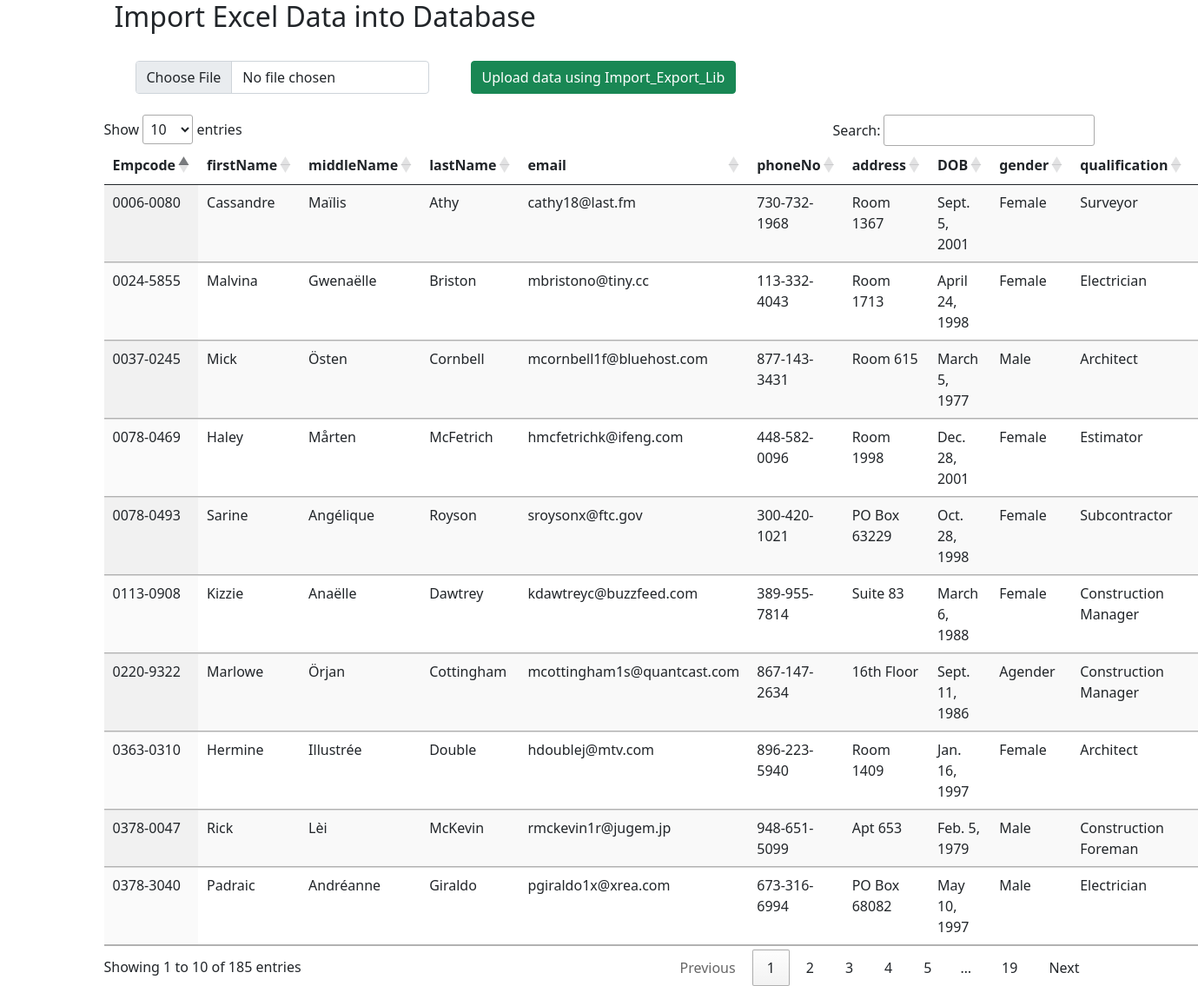
The page / on the database its author committed.
### base/models.py (models this page shows, shortened)
class Employee(models.Model):
    Empcode = models.CharField(max_length=10, unique=True)
    firstName = models.CharField(max_length=150, null=True)
    middleName = models.CharField(max_length=100, null=True)
    lastName = models.CharField(max_length=100, null=True)
    email = models.CharField(max_length=30, null=True, unique=True)
    phoneNo = models.CharField(max_length=12, null=True, unique=True)
    address = models.CharField(max_length=500, default='record not available', null=True)
    DOB = models.DateField(null=True, blank=True)
    gender = models.CharField(max_length=5, null=True)
    qualification = models.CharField(max_length=50, null=True)
    salary = models.FloatField(max_length=50, null=True)
    objects = models.Manager()

### base/views.py (the view, shortened to what this page needs)
# urls.py: path('', views.home, name='home'),
def home(request):
    employees = Employee.objects.all()
    context = {'employees': employees}
    return render(request, 'home.html', context)

### templates/home.html (shortened to what this page needs)
<!DOCTYPE html>
<html lang="en">
<head>
    <link href="https://cdn.jsdelivr.net/npm/bootstrap@5.0.2/dist/css/bootstrap.min.css" rel="stylesheet"
>
    <link rel="stylesheet" type="text/css" href="https://cdn.datatables.net/v/bs4/dt-1.10.25/datatables.min.css" />
    <link rel="stylesheet" type="text/css" href="https://cdn.datatables.net/1.13.2/css/jquery.dataTables.min.css" />
</head>
<body>
    <div class="container">
        {% block content %}
        <form method="POST" enctype="multipart/form-data">
            <div class="row">
                <div class="col-sm-12">
                    <div class="x_panel">
                        <div class="x_title">
                            <h2>Import Excel Data into Database</h2>
                        </div>
                        <div class="d-flex">
                            <div class="form-group p-4">
                                <input type="file" name="file" class="form-control">
                            </div>
                            <div class="form-group p-4">
                                <button type="submit" class="btn btn-success">Upload data using
                                    Import_Export_Lib</button>
                            </div>
                        </div>
                    </div>
                </div>
            </div>
        </form>
        {% endblock %}
        <div class="row">
            <div class="col-sm-12 p-0">
                <table id="myTable" class="table table-striped display" style="width:100% !important">
                    <thead>
                        <tr>
                            <th>Empcode</th>
                            <th>firstName</th>
                            <th>middleName</th>
                            <th>lastName</th>
                            <th>email</th>
                            <th>phoneNo</th>
                            <th>address</th>
                            <th>DOB</th>
                            <th>gender</th>
                            <th>qualification</th>
                            <th>salary</th>
                        </tr>
                    </thead>
                    <tbody>
                        {% for row in employees %}
                            <tr>
                                <td>{{ row.Empcode }}</td>
                                <td>{{ row.firstName }}</td>
                                <td>{{ row.middleName }}</td>
                                <td>{{ row.lastName }}</td>
                                <td>{{ row.email }}</td>
                                <td>{{ row.phoneNo }}</td>
                                <td>{{ row.address }}</td>
                                <td>{{ row.DOB }}</td>
                                <td>{{ row.gender }}</td>
                                <td>{{ row.qualification }}</td>
                                <td>{{ row.salary }}</td>
                            </tr>
                        {% endfor %}
                    </tbody>
                </table>
            </div>
        </div>
    </div>
</body>
</html>

### rows shown on the page
Employee: Empcode "0113-0908", firstName "Kizzie", middleName "Anaëlle", lastName "Dawtrey", email "kdawtreyc@buzzfeed.com", phoneNo "389-955-7814", address "Suite 83", DOB "March 6, 1988", gender "Female", qualification "Construction Manager"
Employee: Empcode "0363-0310", firstName "Hermine", middleName "Illustrée", lastName "Double", email "hdoublej@mtv.com", phoneNo "896-223-5940", address "Room 1409", DOB "Jan. 16, 1997", gender "Female", qualification "Architect"
Employee: Empcode "0078-0469", firstName "Haley", middleName "Mårten", lastName "McFetrich", email "hmcfetrichk@ifeng.com", phoneNo "448-582-0096", address "Room 1998", DOB "Dec. 28, 2001", gender "Female", qualification "Estimator"
Employee: Empcode "0024-5855", firstName "Malvina", middleName "Gwenaëlle", lastName "Briston", email "mbristono@tiny.cc", phoneNo "113-332-4043", address "Room 1713", DOB "April 24, 1998", gender "Female", qualification "Electrician"
Employee: Empcode "0078-0493", firstName "Sarine", middleName "Angélique", lastName "Royson", email "sroysonx@ftc.gov", phoneNo "300-420-1021", address "PO Box 63229", DOB "Oct. 28, 1998", gender "Female", qualification "Subcontractor"
Employee: Empcode "0006-0080", firstName "Cassandre", middleName "Maïlis", lastName "Athy", email "cathy18@last.fm", phoneNo "730-732-1968", address "Room 1367", DOB "Sept. 5, 2001", gender "Female", qualification "Surveyor"
Employee: Empcode "0037-0245", firstName "Mick", middleName "Östen", lastName "Cornbell", email "mcornbell1f@bluehost.com", phoneNo "877-143-3431", address "Room 615", DOB "March 5, 1977", gender "Male", qualification "Architect"
Employee: Empcode "0378-0047", firstName "Rick", middleName "Lèi", lastName "McKevin", email "rmckevin1r@jugem.jp", phoneNo "948-651-5099", address "Apt 653", DOB "Feb. 5, 1979", gender "Male", qualification "Construction Foreman"
Employee: Empcode "0220-9322", firstName "Marlowe", middleName "Örjan", lastName "Cottingham", email "mcottingham1s@quantcast.com", phoneNo "867-147-2634", address "16th Floor", DOB "Sept. 11, 1986", gender "Agender", qualification "Construction Manager"
Employee: Empcode "0378-3040", firstName "Padraic", middleName "Andréanne", lastName "Giraldo", email "pgiraldo1x@xrea.com", phoneNo "673-316-6994", address "PO Box 68082", DOB "May 10, 1997", gender "Male", qualification "Electrician"
